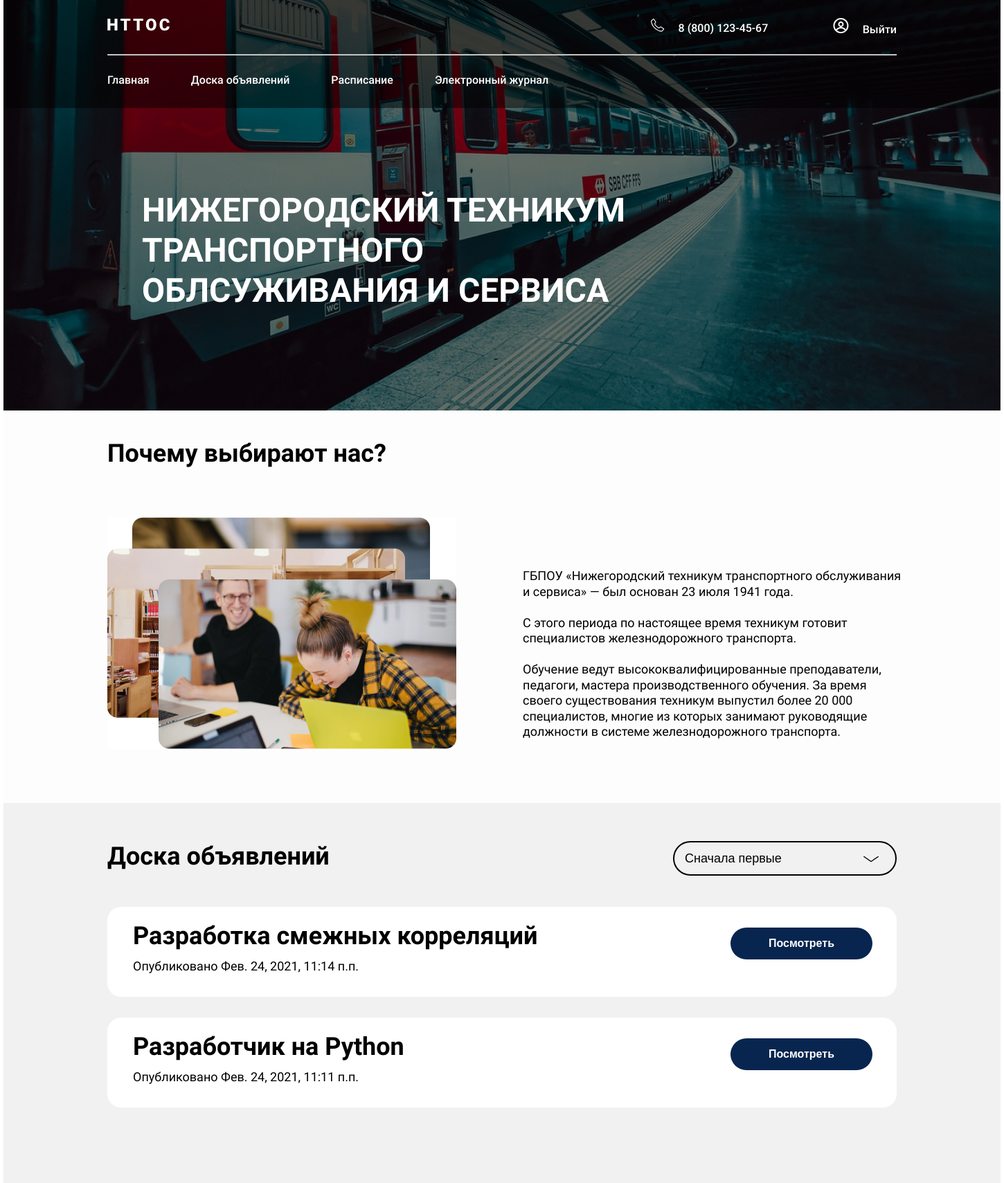
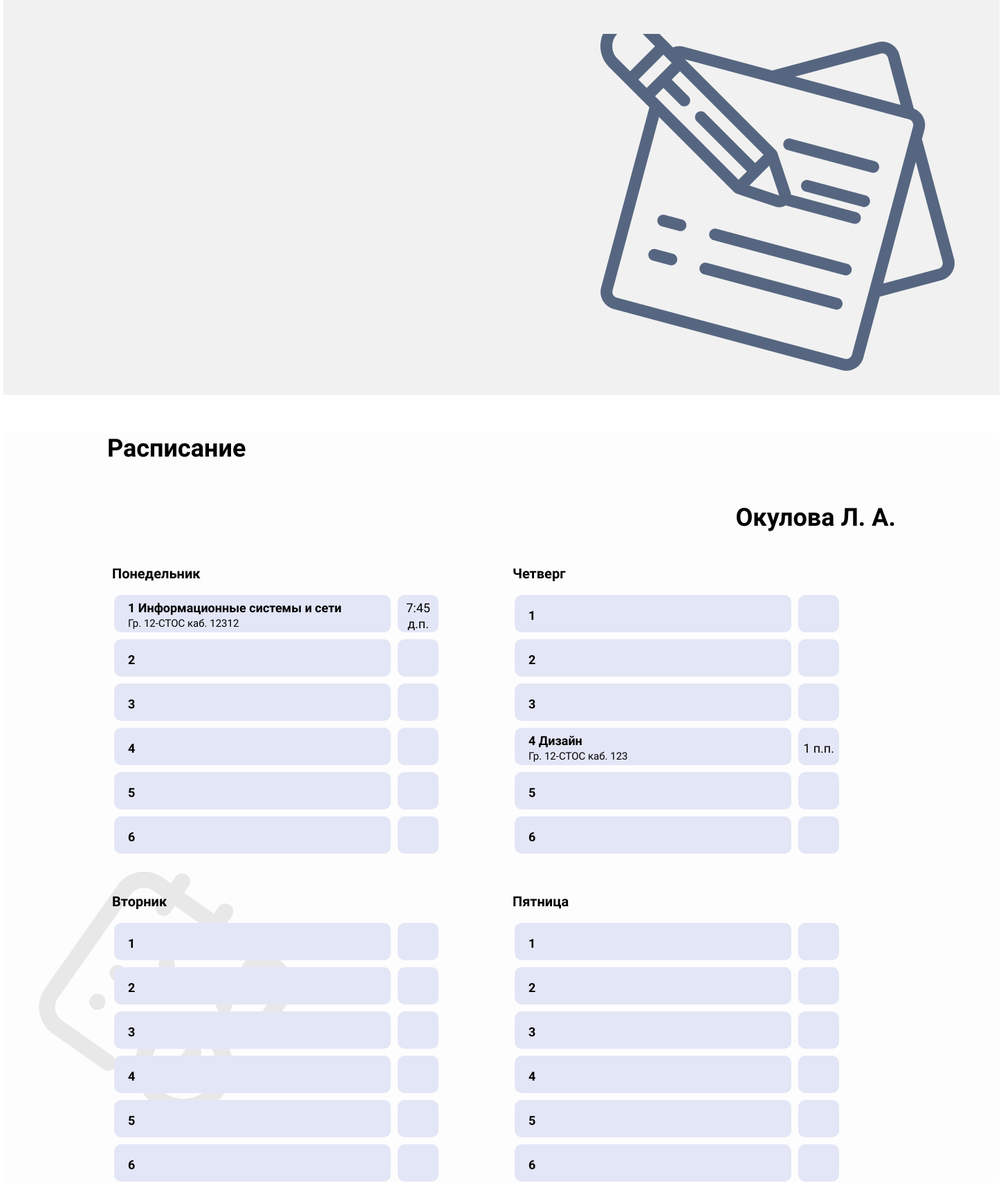
Page /teach/okulova-liya-alekseevna (upper part) on the committed database (2 pictures, top to bottom).
### diary/models.py (models this page shows, shortened)
class News(models.Model):
    title = models.CharField(max_length=100, verbose_name='Название')
    slug = models.SlugField(max_length=100, unique=True, verbose_name='URL объявления')
    description = models.TextField(verbose_name='Содержание')
    published_at = models.DateTimeField(auto_now_add=True, )
    picture1 = models.ImageField(upload_to='picture_news/%Y/%m/%d-1', verbose_name='Иллюстрация 1', blank=True)
    picture2 = models.ImageField(upload_to='picture_news/%Y/%m/%d-2', verbose_name='Иллюстрация 2', blank=True)
    published_for_parents = models.BooleanField(verbose_name='Для родителей')
    published_for_teacher = models.BooleanField(verbose_name='Для учителей')
    def get_absolute_url(self):
        return reverse('news', kwargs={'news_slug': self.slug})
    class Meta:
        verbose_name = 'Объявление '
        verbose_name_plural = 'Объявления'
        ordering = ('-published_at', )

class Teacher(models.Model):
    lastname = models.CharField(max_length=20, verbose_name='Фамилия')
    firstname = models.CharField(max_length=20, verbose_name='Имя')
    patronymic = models.CharField(max_length=20, verbose_name='Отчество')
    slug = models.SlugField(max_length=50, unique=True, verbose_name='URL преподавателя')
    discipline = models.ManyToManyField(Discipline, verbose_name='Дисциплина',
                                        through='TeacherDiscipline',)
    def __str__(self):
        name = f'{self.lastname} {self.firstname} {self.patronymic}'
        return name
    class Meta:
        verbose_name = 'Учитель'
        verbose_name_plural = 'Учителя'

class Weekday(models.Model):
    name = models.CharField(max_length=12, verbose_name='День недели')
    def __str__(self):
        return self.name
    class Meta:
        verbose_name = 'День недели'
        verbose_name_plural = 'Дни недели'

class ScheduleGroup(models.Model):
    discipline = models.ForeignKey('TeacherDiscipline', on_delete=models.CASCADE, verbose_name='Дисциплина')
    lesson = models.ForeignKey('NumberLesson', on_delete=models.CASCADE, verbose_name='Пара')
    class_room = models.IntegerField(verbose_name='Номер аудитории')
    weekday = models.ForeignKey('Weekday', on_delete=models.CASCADE, verbose_name='День недели')
    n_group = models.ForeignKey('StudentGroup', on_delete=models.CASCADE, verbose_name='Номер группы')
    class Meta:
        verbose_name = 'Пара'
        verbose_name_plural = 'Пары'

class TeacherDiscipline(models.Model):
    teacher = models.ForeignKey('Teacher', on_delete=models.CASCADE, verbose_name='Учитель')
    discipline = models.ForeignKey('Discipline', on_delete=models.CASCADE, verbose_name='Дисциплина')
    class Meta:
        verbose_name = 'предмет'
        verbose_name_plural = 'Дисциплины учителя'

class Discipline(models.Model):
    name = models.CharField(max_length=50, verbose_name='Название дисциплины')
    def __str__(self):
        return self.name
    class Meta:
        verbose_name = 'дисциплину'
        verbose_name_plural = 'Дисциплины'

class StudentGroup(models.Model):
    number = models.CharField(max_length=20, verbose_name='Номер группы')
    def __str__(self):
        return self.number
    class Meta:
        verbose_name = 'Группа'
        verbose_name_plural = 'Группы'

class NumberLesson(models.Model):
    time_start = models.TimeField(verbose_name='Начало пары')
    time_end = models.TimeField(verbose_name='Окончание пары')
    class Meta:
        verbose_name = 'Номер пары'
        verbose_name_plural = 'Номера пар'

### diary/views.py (the view)
# urls.py: path('teach/<slug:teacher_name>', TeacherView.as_view(), name='teacher'),
class TeacherView(View):
    def dispatch(self, request, teacher_name):
        teacher = get_object_or_404(Teacher, slug=teacher_name)
        disciplines = teacher.discipline.all()
        groups = []
        schedule = {}
        weekdays_t = Weekday.objects.all()
        weekdays_n = [0, 3, 1, 4, 2, 5]
        for n in range(0, 6):
            weekdays_n[n] = weekdays_t[weekdays_n[n]]
        for weekday in weekdays_n:
            a = ['', '', '', '', '', '']
            lessons = weekday.schedulegroup_set.filter(discipline__teacher=teacher)
            for n in range(0, 6):
                for l in lessons:
                    if l.n_group not in groups:
                        groups.append(l.n_group)
                    if l.lesson.pk == n+1:
                        a[n]=l
            schedule[weekday] = a
        '''Представление расписания в постраничную форму
        if request.GET.get('wd'):
            weekday_get = request.GET.get('wd')
            schedule_w = get_object_or_404(Weekday, name=weekday_get)
        else:
            weekday_get = 'Понедельник'
            schedule_w = Weekday.objects.get(name=weekday_get)'''
        menu = {'#glavnaya': 'Главная',
                '#dosca': 'Доска объявлений',
                '#schedule_teacher': 'Расписание',
                '#journal': 'Электронный журнал'
                }
        news = News.objects.filter(published_for_teacher=True)
        paginator_news = Paginator(news, 5)
        page_number = request.GET.get('page')
        page_obj = paginator_news.get_page(page_number)
        return render(request, 'index_teach.html', context={'teacher': teacher,
                                                            'disciplines': disciplines,
                                                            'groups': groups,
                                                            'menu': menu.items(),
                                                            'title': f'Журнал|{teacher}',
                                                            'news': page_obj,
                                                            'schedule': schedule.items(),
                                                            'weekdays': weekdays_list.items(),
                                                            'chet': [2, 4, 6], # для отображения расписания в таблицу
                                                            })

### templates/index_teach.html (shortened to what this page needs)
{%extends 'base_index.html'%}
{%load static%}
{%block body%}
    <div id="schedule_teacher" class="schedule_teacher">
         <section class="schedule_teach1">
            <div class="board_wrapper">
                <p style="margin-top:55px;" class="title_about">Расписание</p>
            <div class="wrapper_schedule">
                <div class="name_teacher1">
                     <p  class="title_about">{{teacher.lastname}} {{teacher.firstname|first}}. {{teacher.patronymic|first}}.</p>
                </div>
                </div>
                <div>
                    <table class = "tablle1">
                        <tr>
                        {%for weekday,schedule_d in schedule%}
                            {%if forloop.counter in chet%}
                                <td> <p class="week1"> {{weekday}} </p>
                                    <table class="dnevnik1">
                                        {%for lesson in schedule_d%}
                                            {%if lesson%}
                                                <tr> <td  class="sub1"> <p class="subb1">{{forloop.counter}} {{lesson.discipline.discipline|capfirst|truncatechars:30}}</p> <p class="group1"> Гр.
                                                    {{lesson.n_group}} каб. {{lesson.class_room}} </p></td>  <td class="time1">
                                                    {{lesson.lesson.time_start}} </td>
                                            {%else%}
                                                <tr> <td  class="sub1"> <p class="subb1">{{forloop.counter}} {{lesson.discipline.discipline|capfirst|truncatechars:30}}</p> </td>  <td class="time1">
                                                    {{lesson.lesson.time_start}} </td>
                                            {%endif%}
                                        {%endfor%}
                                        </tr>
                                    </table>
                                </td>
                        </tr>
                        <tr>
                            {%else%}
                                <td> <p class="week1"> {{weekday}} </p>
                                    <table class="dnevnik1">
                                        {%for lesson in schedule_d%}
                                            {%if lesson%}
                                            <tr> <td class="sub1"> <p class="subb1">{{forloop.counter}} {{lesson.discipline.discipline|capfirst|truncatechars:30}}</p> <p class="group1"> Гр.
                                                {{lesson.n_group}} каб. {{lesson.class_room}} </p></td>  <td class="time1">
                                                {{lesson.lesson.time_start}} </td>
                                            {%else%}
                                                <tr> <td  class="sub1"> <p class="subb1">{{forloop.counter}} {{lesson.discipline.discipline|capfirst|truncatechars:30}}</p> </td>  <td class="time1">
                                                {{lesson.lesson.time_start}} </td>
                                            {%endif%}
                                        {%endfor%}
                                        </tr>
                                    </table>
                                </td>
                            {%endif%}
                        {%endfor%}
                        </tr>
                    </table>
                </div>
            </div>
         </section>
    </div>
{%endblock%}

### templates/base_index.html (shortened to what this page needs)
<!DOCTYPE html>
<html lang="ru">
{%load static%}
<head>
    <link rel = "stylesheet" href= "{%static '/css/style_p.css' %}">
    <link rel = "stylesheet" href= "{%static '/css/style_t.css' %}">
     <link rel = "stylesheet" href= "{%static '/css/footer.css' %}">
    <link rel = "stylesheet" href= "{%static '/css/diary.css' %}">
    <link rel = "stylesheet" href= "{%static '/css/news.css' %}">
    <link rel = "stylesheet" href= "{%static '/css/notify.css' %}">
    <link rel = "stylesheet" href= "{%static '/css/journal.css' %}">
    <link rel = "stylesheet" href= "{%static '/css/submission2.css' %}">
    <link rel = "stylesheet" href= "{%static '/css/scheduleteacher.css' %}">
</head>
<body>
<div id="glavnaya" class="container">
<header class="header_rect"></header>
    <header class="header">
    <div class="wrapper">
        <div class="header_wrapper">
        <div class="header_logo">
            <a href="/" class="header_logo-link">
                <img src="{%static '/img/svg/logo.svg' %}" alt="ННТОС" class="header_logo-pic">
            </a>
        </div>
        <nav class="header_nav">
        <ul class="header-list">
         <li class="header-item">
             <img src="{%static '/img/svg/phone.svg'%}" alt="phone" class="phone" style="margin-right: 15px;" >
             <a href="#!" class="header-link">8 (800) 123-45-67</a>
         </li>
         <li class="header-item">
             <img src="{%static '/img/svg/profil.svg'%}" alt="profil" class="profil" style="margin-right: 15px;" >
             <a href="{%url 'logout'%}" class="header-link">Выйти</a>
         </li>
        </ul>
        </nav>
        <div class="line">
            <hr width="1140px";/>
        </div>
        </div>
        <div class="header1_wrapper">
            <nav class="header1_nav">
                <ul class="header-list">
                    {%for link, title_m in menu%}
                    <li class="header1-item">
                         <a href={{link}} class="header-link">{{title_m}}</a>
                    </li>
                    {%endfor%}
                </ul>
            </nav>
        </div>
    </div>
    </header>
    <main class="main">
        <section class="mainimg">
            <div class="NNTOS">
        <p>НИЖЕГОРОДСКИЙ ТЕХНИКУМ ТРАНСПОРТНОГО ОБЛСУЖИВАНИЯ И СЕРВИСА</p>
    </div>
    </section>
    <div class="about_us">
    <section class="about">
        <div class="left_block">
            <p class="title_about"> Почему выбирают нас?</p>
                <img src="{%static '/img/students.jpg'%}" alt="st" class="students">
        </div>
        <div  id="dosca"  class="right_block">
            <p class="abz">
            <p class="abz1"> ГБПОУ «Нижегородский техникум транспортного обслуживания и сервиса» —  был основан 23 июля 1941 года.</p>
              <p> <br> </p>
            <p class="abz2">С этого  периода по настоящее время техникум готовит специалистов железнодорожного транспорта.</p>
              <p> <br> </p>
            <p class="abz3">Обучение ведут высококвалифицированные преподаватели, педагоги, мастера производственного обучения. За время своего существования техникум выпустил более 20 000 специалистов, многие из которых занимают руководящие должности  в системе железнодорожного транспорта.</p>
            </p>
        </div>
    </section>
    </div>
    <div class="b_parent">
        <section class="board_parents">
        <div class="board_wrapper">
            <div class="title_bord">
            <div class="left_bord">
            <p class="board_txt">Доска объявлений</p>
            </div>
            <div class="right_bord">
                <form method="post">
                <select name="sorting" id="sorting" class="sorting">
                    <option value="first">Сначала первые</option>
                </select>
                </form>
            </div>
            </div>
        </div>
        {%for n in news%}
        <div class="board_wrapper">
            <div  class="block">
                <div class="txt_block">
                    <p class="title_block">{{n.title}}</p>
                    <p  style="margin-top: 10px;" class=""> Опубликовано {{n.published_at}}</p>
                </div>
                <div class="btn">
                    <button onclick="window.location.href = '{{n.get_absolute_url}}';" class="look" > Посмотреть</button>
                </div>
            </div>
        </div>
         {%endfor%}
        </section>
    </div>
        {%block body%}
        {%endblock%}
        </main>
</div>
</body>
</html>

### rows in the picture
News: title "Разработка смежных корреляций", published_at "Фев. 24, 2021, 11:14 п.п."
News: title "Разработчик на Python", published_at "Фев. 24, 2021, 11:11 п.п."
Teacher: lastname "Окулова", firstname|first "Л", patronymic|first "А"
Weekday: name "Понедельник"
ScheduleGroup: discipline.discipline "Информационные системы и сети", n_group "12-СТОС", class_room "12312", lesson.time_start "7:45 д.п."
Weekday: name "Четверг"
ScheduleGroup: discipline.discipline "Дизайн", n_group "12-СТОС", class_room "123", lesson.time_start "1 п.п."
Weekday: name "Вторник"
Weekday: name "Пятница"

### other values in the picture
{{ title_m }} "Главная" "Доска объявлений" "Расписание" "Электронный журнал"
